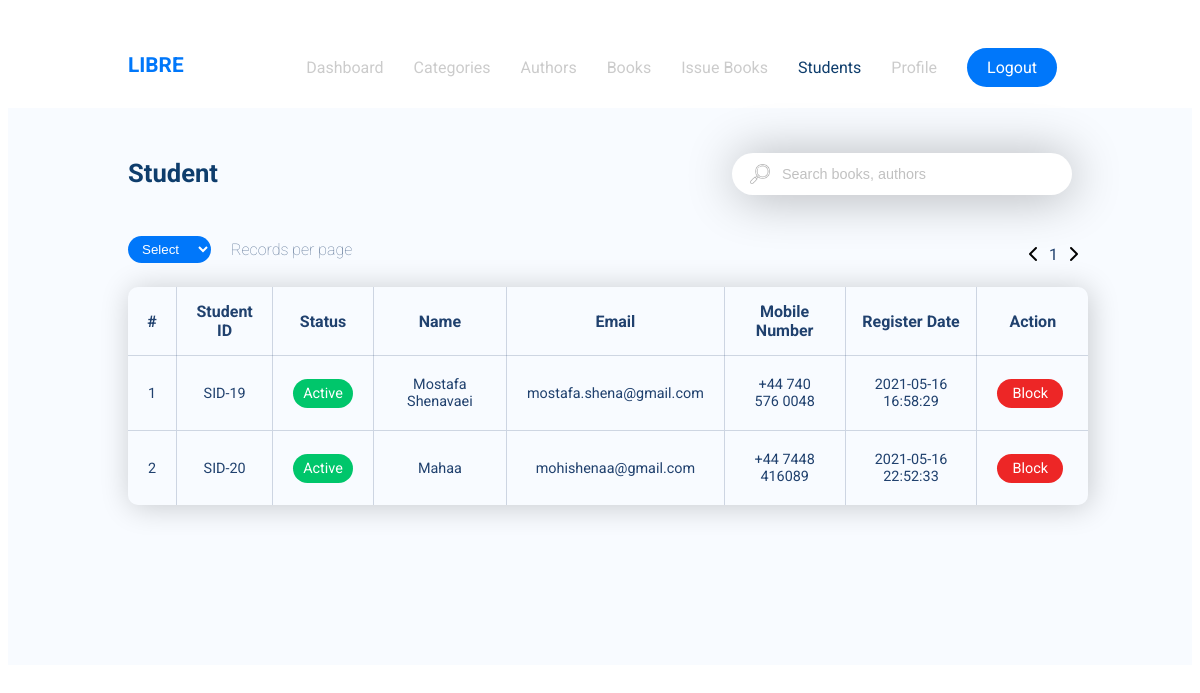
Screenshot of /Student.php (signed in) with the database file from the repository.
### tables this page shows
CREATE TABLE `Student` (
  `id` int(11) NOT NULL,
  `FullName` text NOT NULL,
  `Email` text NOT NULL,
  `MobileNumber` text NOT NULL,
  `Password` text NOT NULL,
  `Reg Date` timestamp NOT NULL DEFAULT current_timestamp(),
  `Status` int(11) NOT NULL DEFAULT 1
);

### Student.php (the view, shortened to what this page needs)
<?php
    include ("connection.php");
    if(!isset($_GET['option'])) $option = 10;
    else $option = $_GET['option'];
    $resultPerPage = $option;
    $query = "SELECT * FROM Student";
    $result = mysqli_query($conn, $query);
    $numberOfResults = mysqli_num_rows($result);
    $rows = 0;
    $numberOfPages = ceil($numberOfResults/$resultPerPage);
    if(!isset($_GET['page'])) $page = 1;
    else $page = $_GET['page'];
    $this_page_first_result = ($page-1)*$resultPerPage;
    $query = "SELECT * FROM Student LIMIT ".$this_page_first_result.','.$resultPerPage;
    $result = mysqli_query($conn, $query);
?>
<!DOCTYPE html>
<html lang="en">
<head>
    <link rel="stylesheet" href="style.css" type="text/css" />
    <link rel="stylesheet" href="https://cdnjs.cloudflare.com/ajax/libs/font-awesome/4.7.0/css/font-awesome.min.css">
</head>
<body>
    <div id="Menu">
        <p id="name">LIBRE</p>
        <ul>
            <li class="floatLeft"><a href="dashboard.php">Dashboard</a></li>
            <li class="floatLeft"><a href="category.php?page=1">Categories</a></li>
            <li class="floatLeft"><a href="author.php?page=1">Authors</a></li>
            <li class="floatLeft"><a href="book.php?page=1">Books</a></li>
            <li class="floatLeft"><a href="">Issue Books</a></li>
            <li class="floatLeft selected"><a href="student.php?page=1">Students</a></li>
            <li class="floatLeft"><a href="">Profile</a></li>
            <li class="floatLeft" id="button"><a href="index.php?logout=1">Logout</a></li>
        </ul>
    </div>
    <div class="page">
        <div id="pageTitle">Student</div>
        <div id="searchPlace">
            <form>
                <div id="searchIcon"></div>
                <input id="search" type="text" name="search" placeholder="Search books, authors">
            </form>
        </div>
        <form class="rowNums">
            <select id="records" class="options" name="rows">
                <option value="0">Select</option>
            </select>
        </form>
        <p id="recordsPerPage">Records per page</p>
        <div class="pageNum">
            <i class="fas fa-chevron-left float-left leftrightIcon"></i>
            <?
                for($page = 1; $page <= $numberOfPages; $page++){
                    echo "<p class='numPage'><a href='student.php?page=".$page."'>".$page."</a></p>";
                }
            ?>
            <i class="fas fa-chevron-right float-left leftrightIcon"></i>
        </div>
        <div id="tbl" style="overflow-x:auto;">
            <table id="category">
                <tr>
                    <th>#</th>
                    <th>Student ID</th>
                    <th>Status</th>
                    <th>Name</th>
                    <th>Email</th>
                    <th>Mobile Number</th>
                    <th>Register Date</th>
                    <th>Action</th>
                </tr>
                <?php
                while($row = mysqli_fetch_array($result)){
                    echo "<td>".++$rows."</td>";
                    echo "<td>SID-".$row['id']."</td>";
                    if($row['Status'] == 1) echo "<td><a class='active'>Active</td>";
                    else if($row['Status'] == 0) echo "<td><a class='inactive'>Blocked</td>";
                    echo "<td>".$row['FullName']."</td>";
                    echo "<td>".$row['Email']."</td>";
                    echo "<td>".$row['MobileNumber']."</td>";
                    echo "<td>".$row['Reg Date']."</td>";
                    if($row['Status'] == 1) echo "<td><a href='student.php?page=".$_GET['page']."' id='" .$row['id']."' class='block'>Block</a></td>";
                    else if($row['Status'] == 0) echo "<td><a href='student.php?page=".$_GET['page']."' id='" .$row['id']."' class='unblock'>Unblock</a></td>";
                }
                ?>
            </table>
        </div>
    </div>
</body>
</html>

### style.css (style rules this page uses)
body { font-family: 'Roboto', sans-serif; }
#Menu { overflow: auto; }
#name { margin-top: 45px; color: #0077FA; font-weight: bold; margin-left: 10vw; float: left; font-size: 130%; }
ul { list-style-type: none; padding: 0px; float: right; margin-right: 10vw; margin-top: 35px; }
.floatLeft { float: left; margin: 15px 15px; font-size: 100%; }
#button a { color: white; background-color: #0077FA; opacity: 1 !important; padding: 10px 20px; border-radius: 100px; transition: all 500ms; }
.selected a { color: #0e3d6c !important; opacity: 1 !important; }
li a { text-decoration: none; color: pink; opacity: 0.2 !important; font-weight: 400; }
li a:last-child { text-decoration: none; color: black; }
.page { padding-bottom: 100px; background-color: #F8FBFF; }
#pageTitle { margin-left: 10vw; margin-top: 50px; color: #0e3d6c; float: left; font-weight: bolder; font-size: 160%; margin-bottom: 4vw; }
#search { width: 250px; border: none; border-radius: 100px; font-size: 90%; box-shadow: 2px 2px 50px rgba(0, 0, 0, 0.3); outline: none; padding: 13px 40px 13px 50px; }
#searchPlace { margin-top: 45px; margin-right: 10vw; float: right;; }
#searchIcon { position: relative; top: 11px; left: 38px; float: left;; width: 20px; height: 20px; background-image: url(img/loupe.png); background-repeat: no-repeat; background-size: 20px 20px; opacity: 0.3; }
.rowNums { float: left; margin-left: 10vw !important; margin-bottom: 20px; }
#records { padding: 5px 15px 5px 10px; border-radius: 1000px; background-color: #0077FA; color: white;; border: none; outline: none; }
#recordsPerPage { float: left;; margin-left: 20px; position: relative; bottom: 12px; color: #20416E; font-weight: lighter; opacity: 0.7; }
.leftrightIcon { position: relative; top: 10px; }
.numPage { float: left;; margin: 0px; position: relative;; top: 9px; padding: 0 10px; }
.numPage a { text-decoration: none; color: #20416E; }
.pageNum { float: right; margin-right: 9.5vw; }
.float-left { float: left;; }
#tbl { padding: 30px 0px; width: 100vw; position: relative; bottom: 30px; }
#category { width: 80vw; border-collapse: collapse; box-shadow: 2px 2px 30px rgba(0,0,0,0.2) ; border-radius: 10px; margin: 0px auto; }
#category th { padding: 15px; color: #20416E; text-align: center; font-weight: bold; border-left: 1px solid rgba(36, 65, 110, 0.2); border-right: 1px solid rgba(36, 65, 110, 0.2); border-bottom: 1px solid rgba(36, 65, 110, 0.2); }
#category th:first-child { border-left: none; }
#category th:last-child { border-right: none; }
#category td { font-size: 90%; color: #20416E; padding: 20px; text-align: center; border-right: 1px solid rgba(36, 65, 110, 0.2); }
#category td:last-child { border-right: none; }
#category tr { border-bottom: 1px solid rgba(36, 65, 110, 0.2); }
.active { cursor: pointer; color: white; background-color: #00C66B; padding: 6px 10px; border-radius: 100px; }
.block { text-decoration: none; cursor: pointer; padding: 6px 15px; color: white; background-color: #ED2626; border-radius: 100px; margin-right: 5px; }

### rows the page displays
student: id "19", Status "Active", FullName "Mostafa Shenavaei", Email "mostafa.shena@gmail.com", MobileNumber "+44 740 576 0048", Reg Date "2021-05-16 16:58:29"
student: id "20", Status "Active", FullName "Mahaa", Email "mohishenaa@gmail.com", MobileNumber "+44 7448 416089", Reg Date "2021-05-16 22:52:33"
